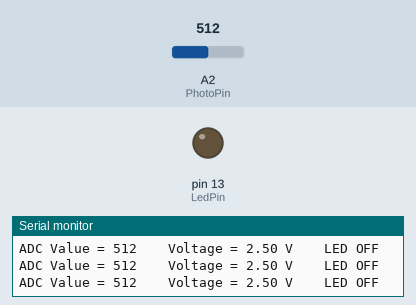
The sketch below on a simulated Arduino Uno, built with avr-gcc and run on an emulated ATmega328P. Parts: output pins drawn as LEDs (lit = HIGH), the last lines printed to the serial monitor. The test bench sets the inputs (shaded band); at power-on: A2 (PhotoPin) = 512.

Above: at 1.2 s.
1.3 s: A2 (PhotoPin) set to 787
2.8 s: A2 (PhotoPin) set to 812
At 3.9 s:
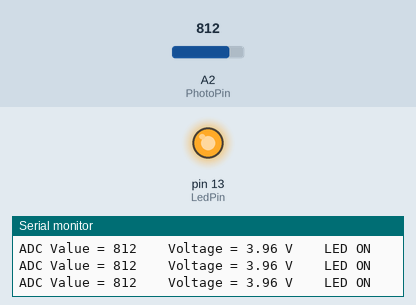
4.3 s: A2 (PhotoPin) set to 790
At 5.4 s:
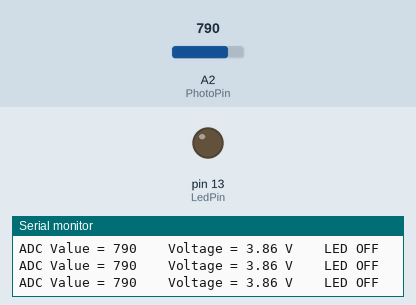
5.9 s: A2 (PhotoPin) set to 810
At 7.0 s:
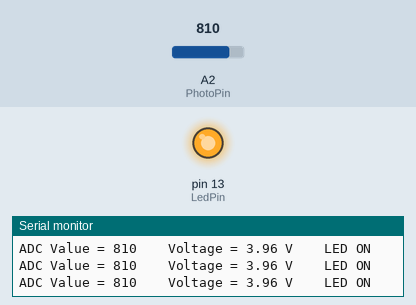
Timing chart, 0 to 8.5 s (numbered marks = the images above; inputs shaded):
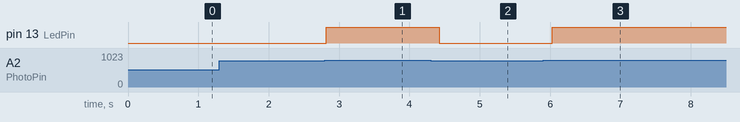

The sketch:

V5_ADC_LIGHT_R_autoLighton.ino
```cpp
//https://chatgpt.com/s/m_6a154c79c2108191835d449da225ed82
/*

=====================================
Arduino 光敏電阻自動小夜燈
=====================================

功能：

光線變暗：
LED 自動亮起

光線變亮：
LED 自動熄滅


=====================================
接線方式
=====================================

           5V
            |
          [2.2K]
            |
            +---------> A2
            |
      [ 光敏電阻 ]
            |
           GND


=====================================
LED 接線
=====================================

(LED)--Arduino D13 ----[220Ω]----|>|---- GND


=====================================
原理
=====================================

暗：
光敏電阻阻值變大
A2 電壓上升
ADC 數值變大
LED 亮

亮：
光敏電阻阻值變小
A2 電壓下降
ADC 數值變小
LED 滅

=====================================

*/


// =====================================
// 光敏電阻 Analog Pin
// =====================================
const int PhotoPin = A2;


// =====================================
// LED Pin
// =====================================
const int LedPin = 13;


// =====================================
// ADC 數值
// =====================================
int adcValue = 0;


// =====================================
// 電壓值
// =====================================
float voltage = 0.0;


// =====================================
// 小夜燈門檻值
//
// ADC > 700
// 判定為「太暗」
//
// 可自行調整
// =====================================

//閾值
const int DarkThreshold = 800;


void setup() {

  // =====================================
  // LED 腳位輸出模式
  // =====================================
  pinMode(LedPin, OUTPUT);


  // =====================================
  // LED 初始關閉
  // =====================================
  digitalWrite(LedPin, LOW);


  // =====================================
  // Serial 初始化
  // =====================================
  Serial.begin(115200);

  Serial.println("Auto Night Light");
}


void loop() {

  // =====================================
  // 讀取光敏電阻 ADC
  // =====================================
  adcValue = analogRead(PhotoPin);


  // =====================================
  // ADC 轉電壓
  // 老師版 /1024.0
  // =====================================
  voltage = adcValue * (5.0 / 1024.0);


  // =====================================
  // 顯示 ADC 與電壓
  // =====================================
  Serial.print("ADC Value = ");

  Serial.print(adcValue);

  Serial.print("    Voltage = ");

  Serial.print(voltage, 2);

  Serial.print(" V");


  // =====================================
  // 太暗
  // LED 開啟
  // =====================================
  if (adcValue > DarkThreshold) {

    digitalWrite(LedPin, HIGH);

    Serial.println("    LED ON");
//    delay(1000);
  }

  // =====================================
  // 夠亮
  // LED 關閉
  // =====================================
  else {

    digitalWrite(LedPin, LOW);

    Serial.println("    LED OFF");
//     delay(500);
  }


  // =====================================
  // 延遲 200ms
  // =====================================
  delay(200);
}
```

Measured:
- the behaviour switches between 800 and 801 on A2 (PhotoPin) (found by bisection; images 0 and 1)
- after the input at 2.8 s, pin 13 (LedPin): LOW → HIGH at once
- after the input at 4.3 s, pin 13 (LedPin): HIGH → LOW after 0.12 s
- after the input at 5.9 s, pin 13 (LedPin): LOW → HIGH after 0.13 s
